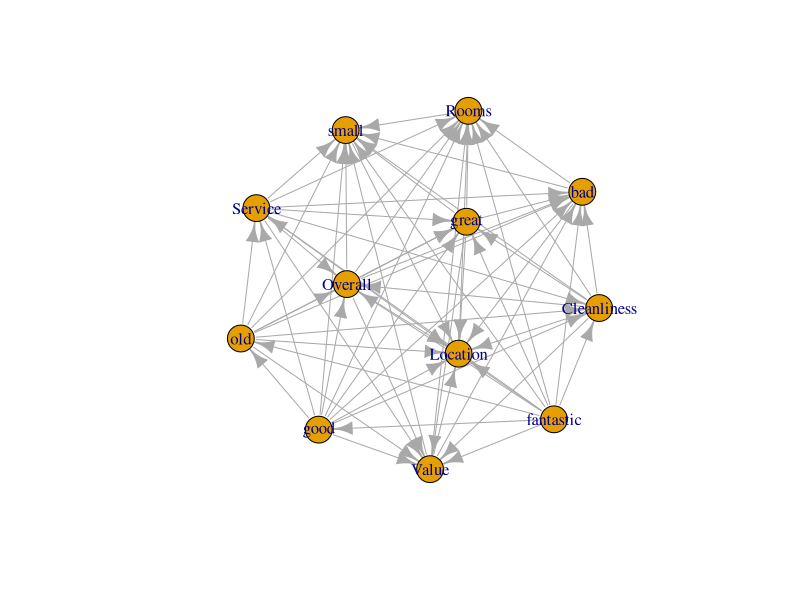

This figure's R source:
library(igraph)

node <- data.frame(name=c("fantastic","good","old","Service","Cleanliness",
                          "Overall","great","Value","bad","Rooms","small",
                          "Location"))

relations <- data.frame(from=c("fantastic","fantastic","fantastic","fantastic","fantastic","fantastic","fantastic","fantastic","fantastic","fantastic","fantastic","good","good","good","good","good","good","good","good","good","good","old","old","old","old","old","old","old","old","old","Service","Service","Service","Service","Service","Service","Service","Service","Cleanliness","Cleanliness","Cleanliness","Cleanliness","Cleanliness","Cleanliness","Cleanliness","Overall","Overall","Overall","Overall","Overall","Overall","great","great","great","great","great","Value","Value","Value","Value","bad","bad","bad","Rooms","Rooms","small"),
                        
                        to=c("good","old","Service","Cleanliness","Overall","great","Value","bad","Rooms","small","Location","old","Service","Cleanliness","Overall","great","Value","bad","Rooms","small","Location","Service","Cleanliness","Overall","great","Value","bad","Rooms","small","Location","Cleanliness","Overall","great","Value","bad","Rooms","small","Location","Overall","great","Value","bad","Rooms","small","Location","great","Value","bad","Rooms","small","Location","Value","bad","Rooms","small","Location","bad","Rooms","small","Location","Rooms","small","Location","small","Location","Location"))

g <- graph.data.frame(relations, directed=TRUE, vertices=node)
plot(g, vertex.label = V(g)$name)

